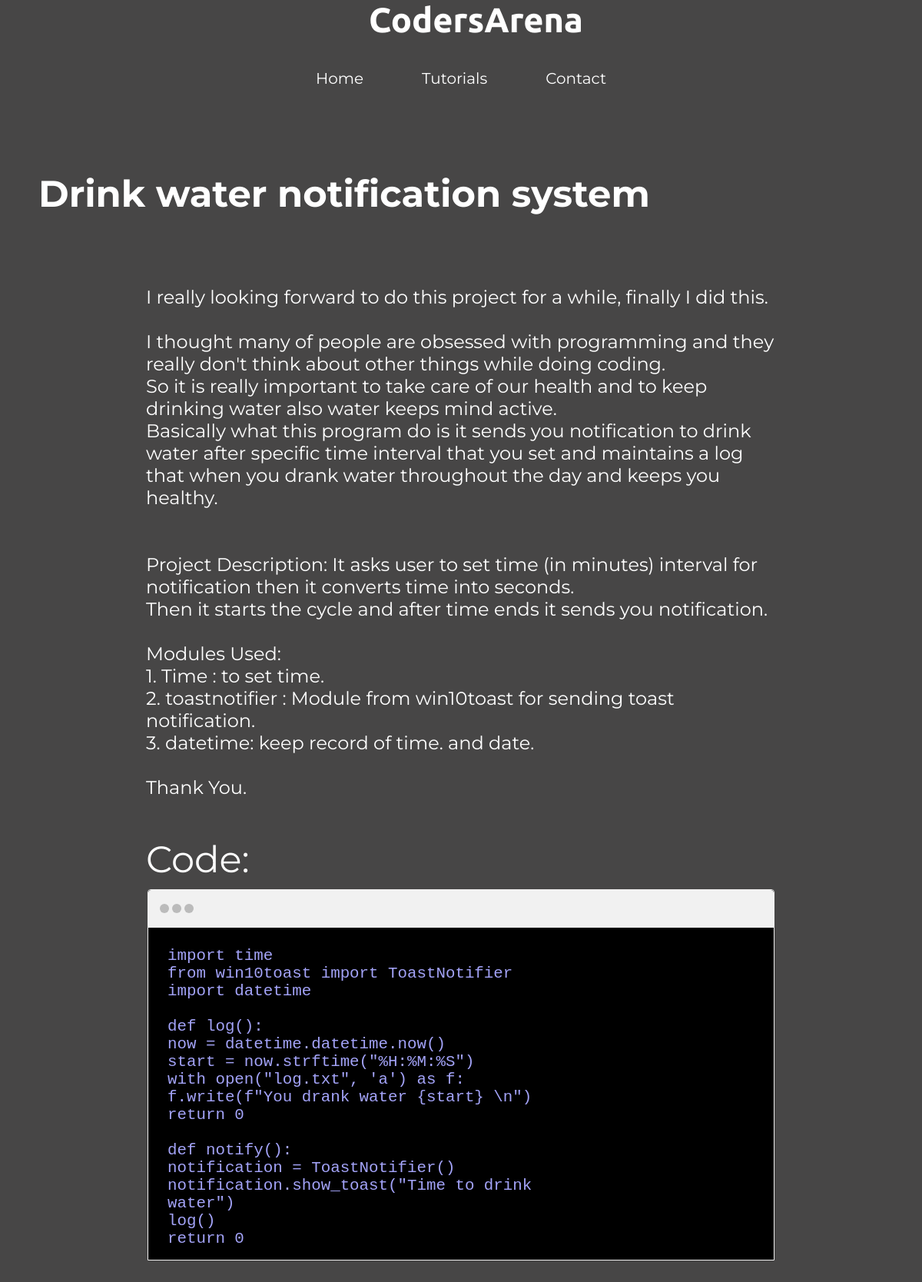
Screenshot of /blog/pythonprojects/Drink-water-notification-system with the database file from the repository.
### blog/models.py (models this page shows, shortened)
class pythonproject(models.Model):
    srno = models.AutoField(primary_key=True)
    Name = models.CharField(max_length=300)
    desc = models.TextField()
    slug = models.CharField(default="test", max_length=100)
    code = models.TextField()
    date = models.DateTimeField(default=datetime.datetime.now(), blank=True)

### blog/views.py (the view)
# urls.py: path('pythonprojects/<str:slug>', views.pythonposts, name='pythonposts'),
def pythonposts(request,slug):
    post = pythonproject.objects.filter(slug=slug).first()
    context = {'post': post}
    return render(request, 'blog/pythonposts.html',context)

### templates/blog/pythonposts.html (shortened to what this page needs)
{% extends 'base/base.html' %}
{% load static %}
{% block cssurl %}<link rel="stylesheet" href="{% static 'blog/posts.css'%}">{% endblock cssurl %}
{% block other %}
        <li><a href="/">Home</a></li>
        <li><a href="/">Tutorials</a></li>
        <li><a href="/">Contact</a></li>
{% endblock other %}
{% block body %}
    <div class="body">
    <div class="container">
        <div class="heading">
            <h1>{{post.Name}}</h1>
        </div>
        <div class="content">
            <p>{{post.desc | linebreaksbr | safe }}</p>
            <div id="codeheading">
                Code:
            </div>
            <div class="code">
                <div class="top">
                    <span class="dot"></span>
                    <span class="dot"></span>
                    <span class="dot"></span>
                </div>
                <div id="content">
                <p id="codecontent">
                   {{post.code | linebreaksbr}}
                </p>
                </div>
            </div>
        </div>
    </div>
</div>
{% endblock body %}

### static/home/home.css (style rules this page uses)
* { margin: 0; padding: 0; box-sizing: border-box; }
html { scroll-behavior: smooth; }
body { background-color: rgb(71, 70,70); }
header ul li { list-style: none; padding: 38px; }
header ul li a { font-family: 'Montserrat', sans-serif; color: white; font-size: 20px; text-decoration: none; }
p { font-size: 1.5rem; }

### static/blog/projects.css (style rules this page uses)
* { margin: 0; padding: 0; box-sizing: border-box; }
.container { display: flex; flex-direction: column; }
.container h1 { color: white; margin: 30px 0px; font-size: 3rem; font-family: 'Montserrat', serif; text-align: center; }
.code { font-size: 1rem; font-family: 'Roboto'; margin: 10px 2px; }

### static/blog/posts.css (style rules this page uses)
* { margin: 0; padding: 0; box-sizing: border-box; }
.body { background-color: rgb(71, 70, 70); }
.container { color: white; display: flex; margin: auto; width: 100%; align-items: center; flex-direction: column; }
.heading { display: flex; width: 100%; color: white; height: 25vh; align-items: center; text-align: center; }
.container h1 { font-size: 3rem; font-family: 'Montserrat'; margin-left: 50px; }
.content { width: 70%; margin: 10px; padding: 10px; font-size: 2rem; }
.content p { font-family: 'Montserrat', sans-serif; }
#codeheading { margin-top: 50px; font-size: 3rem; font-family: 'Montserrat'; }
.code { background-color: black; margin-top: 10px; border: 1px solid #f1f1f1; border-top-left-radius: 4px; border-top-right-radius: 4px; }
#content { height: 27rem; overflow: auto; }
.top { padding: 15px; background: #f1f1f1; border-top-left-radius: 4px; border-top-right-radius: 4px; }
.dot { height: 12px; width: 12px; background-color: #bbb; border-radius: 50%; display: inline-block; }
#codecontent { font-family: monospace; font-size: 1.3rem; color: rgb(163, 163, 248); padding:25px; width: 70%; }

### rows the page displays
pythonproject: Name "Drink water notification system", desc "I really looking forward to do this project for a while, finally I did this. I thought many of people are obsessed with programming and they really don't think about other things while doing coding. So it is really important to take care of our health and to keep drinking water also water keeps mind active. Basically what this program do is it sends you notification to drink water after specific time interval that you set and maintains a log that when you drank water throughout the day and keeps you healthy. Project Description: It asks user to set time (in minutes) interval for notification then it converts time into seconds. Then it starts the cycle and after time ends it sends you…", code "import time from win10toast import ToastNotifier import datetime def log(): now = datetime.datetime.now() start = now.strftime(\"%H:%M:%S\") with open(\"log.txt\", 'a') as f: f.write(f\"You drank water {start} \\n\") return 0 def notify(): notification = ToastNotifier() notification.show_toast(\"Time to drink water\") log() return 0"
